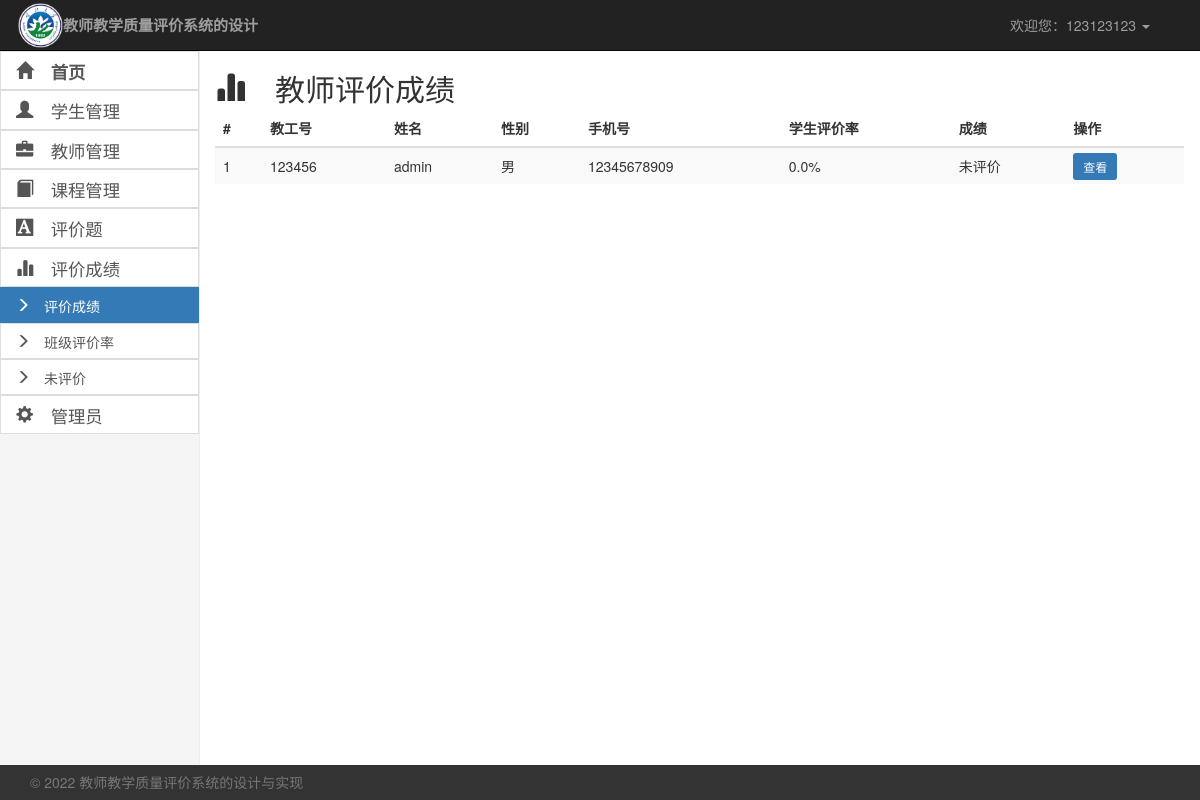
Page /myadmin/pingjia/ (signed in) on the committed database.
### login/models.py (models this page shows, shortened)
class Teachers(models.Model):
    name = models.CharField(verbose_name="姓名", max_length=28, default='')
    password = models.CharField(verbose_name="密码", max_length=60, default='')
    teacher_id = models.CharField(verbose_name="教师id", max_length=12, primary_key=True, default='')  # primary_key=True
    sex = models.CharField(verbose_name='性别', max_length=6, choices=(('male', '男'), ('female', '女')), default='male')
    email = models.EmailField(verbose_name="邮箱", default='')
    phone = models.CharField(verbose_name="手机号", max_length=11, default='')
    photo = models.ImageField(verbose_name="头像", upload_to='teacher/', default='')
    is_active = models.BooleanField('是否活跃', default=True)
    class Meta:
        db_table = 'Teachers'
        verbose_name_plural = '教师列表'

### myadmin/views.py (the view)
# urls.py: path('pingjia/', views.myadmin_pingjia, name='myadmin_pingjia'),  # 评价排行榜
def myadmin_pingjia(request):
    from django.db.models import Avg
    teachers_list = Teachers.objects.filter(is_active=True)
    data_list = list()
    data = list()
    pingjia = PingJia.objects
    for i in teachers_list:
        my_list = list()
        my_list.append(i.teacher_id)
        my_list.append(i.name)
        if i.sex == "male":
            sex = "男"
        elif i.sex == "female":
            sex = "女"
        my_list.append(sex)
        my_list.append(i.phone)
        pingjia_ok = pingjia.filter(kecheng__teacher_id=i.teacher_id, is_active=True).count()
        pingjia_sum = KeCheng.objects.filter(is_active=True, teacher_id=i.teacher_id).count()
        try:
            pjl = pingjia_ok / pingjia_sum
            pjl = str(float('%.2f' % pjl)) + '%'
            my_list.append(pjl)
        except Exception as e:
            print("myadmin_pingjia-error:", e)
            my_list.append('未授课')
        avg = pingjia.filter(kecheng__teacher_id=i.teacher_id, kecheng__ok='ok').aggregate(Avg('s_avg'))
        avg = avg['s_avg__avg']
        try:
            pjl = str(float('%.2f' % avg)) + '%'
            my_list.append(pjl)
        except Exception as e:
            print(e)
            my_list.append('未评价')
        data.append(my_list)
    return render(request, 'myadmin/pingjia/myadmin_pingjia.html', {"data_list": data_list, "data": data})

### login/SimpleMiddleware.py (called while the page is built)
    def __call__(self, request):
        path = request.path
        """
            1.判断是否登录
            2.判断是否访问pingjia开头
        """
        urllist = ['/', '/logout/', '/login/']
        if re.match(r'^/students/', path) and (path not in urllist):
            if 'xuehao' not in request.session:
                return redirect(reverse("login"))
        if re.match(r'^/teachers/', path) and (path not in urllist):
            if 'teacher_id' not in request.session:
                return redirect(reverse("login"))
        if re.match(r'^/myadmin/', path) and (path not in urllist):
            if 'name' not in request.session:
                return redirect(reverse("login"))
        response = self.get_response(request)
        return response

### myadmin/templates/myadmin/pingjia/myadmin_pingjia.html (shortened to what this page needs)
{% extends 'myadmin/base.html' %}
{% block myadmin_collapse %} in {% endblock %}
{% block myadmin_pingjia %} active {% endblock %}
{% block myadmin_base %}
    <h2 class="glyphicon glyphicon-stats">&nbsp;教师评价成绩</h2>
    <div class="table-responsive">
        <table class="table table-striped ">
            <thead>
            <tr>
                <th>#</th>
                <th>教工号</th>
                <th>姓名</th>
                <th>性别</th>
                <th>手机号</th>
                <th>学生评价率</th>
                <th>成绩</th>
                <th>操作</th>
            </tr>
            </thead>
            <tbody>
            {% for row in data %}
                <tr>
                <td>{{ forloop.counter }}</td>
                    {% for cell in row %}
                            <td>{{ cell }}</td>
                    {% endfor %}
                    <td>
                        <a class="btn-sm btn-primary" href="{% url 'myadmin_pingjia_show'%}?id={{ row | first }}">查看</a>
                    </td>
                </tr>
            {% endfor %}
            </tbody>
        </table>
    </div>
{% endblock %}

### rows in the picture
Teachers: row "123456" "admin" "12345678909"

### other values in the picture
{{ request.session.name }} "123123123"
{{ cell }} "男" "0.0%" "未评价"
